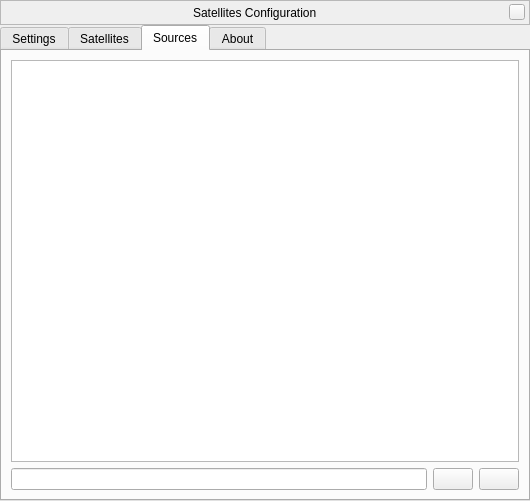
<?xml version="1.0" encoding="UTF-8"?>
<ui version="4.0">
 <class>satellitesDialog</class>
 <widget class="QWidget" name="satellitesDialog">
  <property name="geometry">
   <rect>
    <x>0</x>
    <y>0</y>
    <width>530</width>
    <height>501</height>
   </rect>
  </property>
  <property name="windowTitle">
   <string>Satellites Configuration</string>
  </property>
  <layout class="QVBoxLayout" name="verticalLayout_2">
   <property name="spacing">
    <number>0</number>
   </property>
   <property name="margin">
    <number>0</number>
   </property>
   <item>
    <widget class="BarFrame" name="TitleBar">
     <property name="sizePolicy">
      <sizepolicy hsizetype="Fixed" vsizetype="Fixed">
       <horstretch>0</horstretch>
       <verstretch>0</verstretch>
      </sizepolicy>
     </property>
     <property name="minimumSize">
      <size>
       <width>530</width>
       <height>25</height>
      </size>
     </property>
     <property name="maximumSize">
      <size>
       <width>530</width>
       <height>25</height>
      </size>
     </property>
     <property name="focusPolicy">
      <enum>Qt::NoFocus</enum>
     </property>
     <property name="autoFillBackground">
      <bool>false</bool>
     </property>
     <property name="frameShape">
      <enum>QFrame::StyledPanel</enum>
     </property>
     <layout class="QHBoxLayout">
      <property name="spacing">
       <number>0</number>
      </property>
      <property name="leftMargin">
       <number>0</number>
      </property>
      <property name="topMargin">
       <number>0</number>
      </property>
      <property name="rightMargin">
       <number>4</number>
      </property>
      <property name="bottomMargin">
       <number>0</number>
      </property>
      <item>
       <spacer>
        <property name="orientation">
         <enum>Qt::Horizontal</enum>
        </property>
        <property name="sizeHint" stdset="0">
         <size>
          <width>40</width>
          <height>20</height>
         </size>
        </property>
       </spacer>
      </item>
      <item>
       <widget class="QLabel" name="stelWindowTitle">
        <property name="text">
         <string>Satellites Configuration</string>
        </property>
       </widget>
      </item>
      <item>
       <spacer>
        <property name="orientation">
         <enum>Qt::Horizontal</enum>
        </property>
        <property name="sizeHint" stdset="0">
         <size>
          <width>40</width>
          <height>20</height>
         </size>
        </property>
       </spacer>
      </item>
      <item>
       <widget class="QPushButton" name="closeStelWindow">
        <property name="minimumSize">
         <size>
          <width>16</width>
          <height>16</height>
         </size>
        </property>
        <property name="maximumSize">
         <size>
          <width>16</width>
          <height>16</height>
         </size>
        </property>
        <property name="focusPolicy">
         <enum>Qt::NoFocus</enum>
        </property>
        <property name="text">
         <string/>
        </property>
       </widget>
      </item>
     </layout>
    </widget>
   </item>
   <item>
    <widget class="QTabWidget" name="tabs">
     <property name="currentIndex">
      <number>2</number>
     </property>
     <property name="documentMode">
      <bool>false</bool>
     </property>
     <widget class="QWidget" name="settingsTab">
      <attribute name="title">
       <string>Settings</string>
      </attribute>
      <layout class="QVBoxLayout" name="verticalLayout_3">
       <item>
        <widget class="QGroupBox" name="updatesGroup">
         <property name="title">
          <string>Update TLE elements from Internet sources</string>
         </property>
         <property name="flat">
          <bool>true</bool>
         </property>
         <property name="checkable">
          <bool>false</bool>
         </property>
         <layout class="QVBoxLayout" name="verticalLayout_12">
          <item>
           <widget class="QCheckBox" name="internetUpdatesCheckbox">
            <property name="text">
             <string>Update from Internet sources</string>
            </property>
           </widget>
          </item>
          <item>
           <layout class="QGridLayout" name="gridLayout">
            <item row="0" column="0">
             <widget class="QLabel" name="label_7">
              <property name="text">
               <string>Last update:</string>
              </property>
             </widget>
            </item>
            <item row="0" column="2">
             <widget class="QDateTimeEdit" name="lastUpdateDateTimeEdit">
              <property name="enabled">
               <bool>false</bool>
              </property>
              <property name="frame">
               <bool>false</bool>
              </property>
              <property name="buttonSymbols">
               <enum>QAbstractSpinBox::NoButtons</enum>
              </property>
             </widget>
            </item>
            <item row="1" column="0">
             <widget class="QLabel" name="label_9">
              <property name="text">
               <string>Update frequency (hours):</string>
              </property>
             </widget>
            </item>
            <item row="1" column="2">
             <widget class="QSpinBox" name="updateFrequencySpinBox">
              <property name="minimum">
               <number>1</number>
              </property>
              <property name="maximum">
               <number>9999</number>
              </property>
              <property name="value">
               <number>1</number>
              </property>
             </widget>
            </item>
            <item row="2" column="0">
             <widget class="QLabel" name="nextUpdateLabel">
              <property name="text">
               <string>[next update info]</string>
              </property>
             </widget>
            </item>
            <item row="2" column="1">
             <spacer name="horizontalSpacer">
              <property name="orientation">
               <enum>Qt::Horizontal</enum>
              </property>
              <property name="sizeHint" stdset="0">
               <size>
                <width>17</width>
                <height>20</height>
               </size>
              </property>
             </spacer>
            </item>
            <item row="2" column="2">
             <widget class="QPushButton" name="updateButton">
              <property name="text">
               <string>Update now</string>
              </property>
             </widget>
            </item>
           </layout>
          </item>
         </layout>
        </widget>
       </item>
       <item>
        <widget class="QGroupBox" name="labelsGroup">
         <property name="title">
          <string>Labels</string>
         </property>
         <property name="flat">
          <bool>true</bool>
         </property>
         <property name="checkable">
          <bool>true</bool>
         </property>
         <layout class="QVBoxLayout" name="verticalLayout_13">
          <item>
           <layout class="QGridLayout" name="gridLayout_2">
            <item row="2" column="0">
             <widget class="QLabel" name="label_10">
              <property name="text">
               <string>Label font size:</string>
              </property>
             </widget>
            </item>
            <item row="2" column="1">
             <widget class="QSpinBox" name="fontSizeSpinBox">
              <property name="sizePolicy">
               <sizepolicy hsizetype="Minimum" vsizetype="Fixed">
                <horstretch>0</horstretch>
                <verstretch>0</verstretch>
               </sizepolicy>
              </property>
              <property name="minimum">
               <number>-100</number>
              </property>
              <property name="maximum">
               <number>200</number>
              </property>
              <property name="value">
               <number>10</number>
              </property>
             </widget>
            </item>
           </layout>
          </item>
         </layout>
        </widget>
       </item>
       <item>
        <widget class="QGroupBox" name="orbitLinesGroup">
         <property name="title">
          <string>Orbit Lines</string>
         </property>
         <property name="flat">
          <bool>true</bool>
         </property>
         <property name="checkable">
          <bool>true</bool>
         </property>
         <layout class="QHBoxLayout" name="horizontalLayout_6">
          <item>
           <widget class="QLabel" name="label_5">
            <property name="text">
             <string># Segments:</string>
            </property>
           </widget>
          </item>
          <item>
           <widget class="QSpinBox" name="orbitSegmentsSpin">
            <property name="minimum">
             <number>3</number>
            </property>
            <property name="maximum">
             <number>200</number>
            </property>
            <property name="value">
             <number>60</number>
            </property>
           </widget>
          </item>
          <item>
           <widget class="QLabel" name="label_6">
            <property name="text">
             <string>Fade Length:</string>
            </property>
           </widget>
          </item>
          <item>
           <widget class="QSpinBox" name="orbitFadeSpin">
            <property name="maximum">
             <number>50</number>
            </property>
            <property name="value">
             <number>5</number>
            </property>
           </widget>
          </item>
          <item>
           <widget class="QLabel" name="label_8">
            <property name="text">
             <string>Length:</string>
            </property>
           </widget>
          </item>
          <item>
           <widget class="QSpinBox" name="orbitDurationSpin">
            <property name="minimum">
             <number>5</number>
            </property>
            <property name="maximum">
             <number>120</number>
            </property>
            <property name="value">
             <number>15</number>
            </property>
           </widget>
          </item>
         </layout>
        </widget>
       </item>
       <item>
        <spacer name="verticalSpacer_3">
         <property name="orientation">
          <enum>Qt::Vertical</enum>
         </property>
         <property name="sizeHint" stdset="0">
          <size>
           <width>20</width>
           <height>120</height>
          </size>
         </property>
        </spacer>
       </item>
       <item>
        <layout class="QHBoxLayout" name="horizontalLayout_7">
         <item>
          <widget class="QPushButton" name="restoreDefaultsButton">
           <property name="sizePolicy">
            <sizepolicy hsizetype="Expanding" vsizetype="Fixed">
             <horstretch>0</horstretch>
             <verstretch>0</verstretch>
            </sizepolicy>
           </property>
           <property name="text">
            <string>Restore default settings</string>
           </property>
          </widget>
         </item>
         <item>
          <widget class="QPushButton" name="saveSettingsButton">
           <property name="sizePolicy">
            <sizepolicy hsizetype="Expanding" vsizetype="Fixed">
             <horstretch>0</horstretch>
             <verstretch>0</verstretch>
            </sizepolicy>
           </property>
           <property name="text">
            <string>Save settings as default</string>
           </property>
          </widget>
         </item>
        </layout>
       </item>
      </layout>
     </widget>
     <widget class="QWidget" name="satellitesTab">
      <attribute name="title">
       <string>Satellites</string>
      </attribute>
      <layout class="QHBoxLayout" name="horizontalLayout_5">
       <item>
        <layout class="QVBoxLayout" name="verticalLayout">
         <item>
          <widget class="QComboBox" name="groupsCombo"/>
         </item>
         <item>
          <widget class="QListWidget" name="satellitesList">
           <property name="selectionMode">
            <enum>QAbstractItemView::ExtendedSelection</enum>
           </property>
          </widget>
         </item>
         <item>
          <layout class="QHBoxLayout" name="horizontalLayout_3">
           <item>
            <widget class="QCheckBox" name="visibleCheckbox">
             <property name="text">
              <string>Visible</string>
             </property>
             <property name="tristate">
              <bool>false</bool>
             </property>
            </widget>
           </item>
           <item>
            <widget class="QCheckBox" name="orbitCheckbox">
             <property name="text">
              <string>Orbit</string>
             </property>
             <property name="tristate">
              <bool>false</bool>
             </property>
            </widget>
           </item>
          </layout>
         </item>
        </layout>
       </item>
       <item>
        <layout class="QVBoxLayout" name="verticalLayout_7">
         <item>
          <layout class="QHBoxLayout" name="horizontalLayout_4">
           <item>
            <widget class="QLabel" name="label">
             <property name="text">
              <string>Satellite ID:</string>
             </property>
            </widget>
           </item>
           <item>
            <widget class="QLineEdit" name="idLineEdit">
             <property name="enabled">
              <bool>false</bool>
             </property>
             <property name="text">
              <string/>
             </property>
             <property name="alignment">
              <set>Qt::AlignRight|Qt::AlignTrailing|Qt::AlignVCenter</set>
             </property>
             <property name="readOnly">
              <bool>true</bool>
             </property>
            </widget>
           </item>
          </layout>
         </item>
         <item>
          <layout class="QVBoxLayout" name="verticalLayout_6">
           <property name="spacing">
            <number>0</number>
           </property>
           <item>
            <widget class="QLabel" name="label_4">
             <property name="text">
              <string>Description:</string>
             </property>
            </widget>
           </item>
           <item>
            <widget class="QTextEdit" name="descriptionTextEdit">
             <property name="font">
              <font>
               <family>Bitstream Vera Sans</family>
              </font>
             </property>
             <property name="readOnly">
              <bool>true</bool>
             </property>
            </widget>
           </item>
          </layout>
         </item>
         <item>
          <layout class="QVBoxLayout" name="verticalLayout_4">
           <property name="spacing">
            <number>0</number>
           </property>
           <item>
            <widget class="QLabel" name="label_3">
             <property name="text">
              <string>Groups:</string>
             </property>
            </widget>
           </item>
           <item>
            <widget class="QTextEdit" name="groupsTextEdit">
             <property name="sizePolicy">
              <sizepolicy hsizetype="Expanding" vsizetype="Expanding">
               <horstretch>0</horstretch>
               <verstretch>20</verstretch>
              </sizepolicy>
             </property>
             <property name="font">
              <font>
               <family>Bitstream Vera Sans</family>
               <pointsize>10</pointsize>
              </font>
             </property>
             <property name="toolTip">
              <string>Comma separated list of groups</string>
             </property>
             <property name="readOnly">
              <bool>true</bool>
             </property>
            </widget>
           </item>
          </layout>
         </item>
         <item>
          <layout class="QVBoxLayout" name="verticalLayout_5">
           <property name="spacing">
            <number>0</number>
           </property>
           <item>
            <widget class="QLabel" name="label_2">
             <property name="text">
              <string>TLE Elements:</string>
             </property>
            </widget>
           </item>
           <item>
            <widget class="QTextEdit" name="tleTextEdit">
             <property name="sizePolicy">
              <sizepolicy hsizetype="Expanding" vsizetype="Expanding">
               <horstretch>0</horstretch>
               <verstretch>20</verstretch>
              </sizepolicy>
             </property>
             <property name="font">
              <font>
               <family>Bitstream Vera Sans Mono</family>
               <pointsize>8</pointsize>
              </font>
             </property>
             <property name="toolTip">
              <string>NORAD two line element orbit data</string>
             </property>
             <property name="horizontalScrollBarPolicy">
              <enum>Qt::ScrollBarAlwaysOn</enum>
             </property>
             <property name="lineWrapMode">
              <enum>QTextEdit::NoWrap</enum>
             </property>
             <property name="readOnly">
              <bool>true</bool>
             </property>
            </widget>
           </item>
          </layout>
         </item>
         <item>
          <layout class="QHBoxLayout" name="horizontalLayout_2">
           <item>
            <spacer name="horizontalSpacer_2">
             <property name="orientation">
              <enum>Qt::Horizontal</enum>
             </property>
             <property name="sizeHint" stdset="0">
              <size>
               <width>40</width>
               <height>20</height>
              </size>
             </property>
            </spacer>
           </item>
           <item>
            <widget class="QPushButton" name="commsButton">
             <property name="enabled">
              <bool>false</bool>
             </property>
             <property name="sizePolicy">
              <sizepolicy hsizetype="Fixed" vsizetype="Fixed">
               <horstretch>0</horstretch>
               <verstretch>0</verstretch>
              </sizepolicy>
             </property>
             <property name="text">
              <string/>
             </property>
             <property name="icon">
              <iconset resource="../../resources/Satellites.qrc">
               <normaloff>:/satellites/bt_comms_off.png</normaloff>
               <normalon>:/satellites/bt_comms_on.png</normalon>:/satellites/bt_comms_off.png</iconset>
             </property>
             <property name="checkable">
              <bool>true</bool>
             </property>
            </widget>
           </item>
           <item>
            <widget class="QPushButton" name="saveSatellitesButton">
             <property name="enabled">
              <bool>true</bool>
             </property>
             <property name="sizePolicy">
              <sizepolicy hsizetype="Fixed" vsizetype="Fixed">
               <horstretch>0</horstretch>
               <verstretch>0</verstretch>
              </sizepolicy>
             </property>
             <property name="toolTip">
              <string>Save changes</string>
             </property>
             <property name="text">
              <string/>
             </property>
             <property name="icon">
              <iconset resource="../../../../data/gui/guiRes.qrc">
               <normaloff>:/graphicGui/filesave.png</normaloff>:/graphicGui/filesave.png</iconset>
             </property>
            </widget>
           </item>
          </layout>
         </item>
        </layout>
       </item>
      </layout>
     </widget>
     <widget class="QWidget" name="sourcesTab">
      <attribute name="title">
       <string>Sources</string>
      </attribute>
      <layout class="QVBoxLayout" name="verticalLayout_10">
       <item>
        <widget class="QListWidget" name="sourceList">
         <property name="editTriggers">
          <set>QAbstractItemView::DoubleClicked</set>
         </property>
         <property name="sortingEnabled">
          <bool>false</bool>
         </property>
        </widget>
       </item>
       <item>
        <layout class="QHBoxLayout" name="horizontalLayout">
         <item>
          <widget class="QLineEdit" name="sourceEdit">
           <property name="toolTip">
            <string>edit selected source</string>
           </property>
          </widget>
         </item>
         <item>
          <widget class="QPushButton" name="addSourceButton">
           <property name="toolTip">
            <string>Add new source</string>
           </property>
           <property name="text">
            <string/>
           </property>
           <property name="icon">
            <iconset resource="../../resources/Satellites.qrc">
             <normaloff>:/satellites/bt_add.png</normaloff>:/satellites/bt_add.png</iconset>
           </property>
          </widget>
         </item>
         <item>
          <widget class="QPushButton" name="deleteSourceButton">
           <property name="toolTip">
            <string>Remove selected source</string>
           </property>
           <property name="text">
            <string/>
           </property>
           <property name="icon">
            <iconset resource="../../resources/Satellites.qrc">
             <normaloff>:/satellites/bt_delete.png</normaloff>:/satellites/bt_delete.png</iconset>
           </property>
          </widget>
         </item>
        </layout>
       </item>
      </layout>
     </widget>
     <widget class="QWidget" name="aboutTab">
      <attribute name="title">
       <string>About</string>
      </attribute>
      <layout class="QVBoxLayout" name="verticalLayout_11">
       <property name="spacing">
        <number>9</number>
       </property>
       <property name="margin">
        <number>9</number>
       </property>
       <item>
        <widget class="QTextBrowser" name="aboutTextBrowser">
         <property name="openExternalLinks">
          <bool>true</bool>
         </property>
         <property name="openLinks">
          <bool>true</bool>
         </property>
        </widget>
       </item>
      </layout>
     </widget>
    </widget>
   </item>
  </layout>
 </widget>
 <customwidgets>
  <customwidget>
   <class>BarFrame</class>
   <extends>QFrame</extends>
   <header>Dialog.hpp</header>
   <container>1</container>
  </customwidget>
 </customwidgets>
 <resources>
  <include location="../../../../data/gui/guiRes.qrc"/>
  <include location="../../resources/Satellites.qrc"/>
 </resources>
 <connections/>
</ui>
